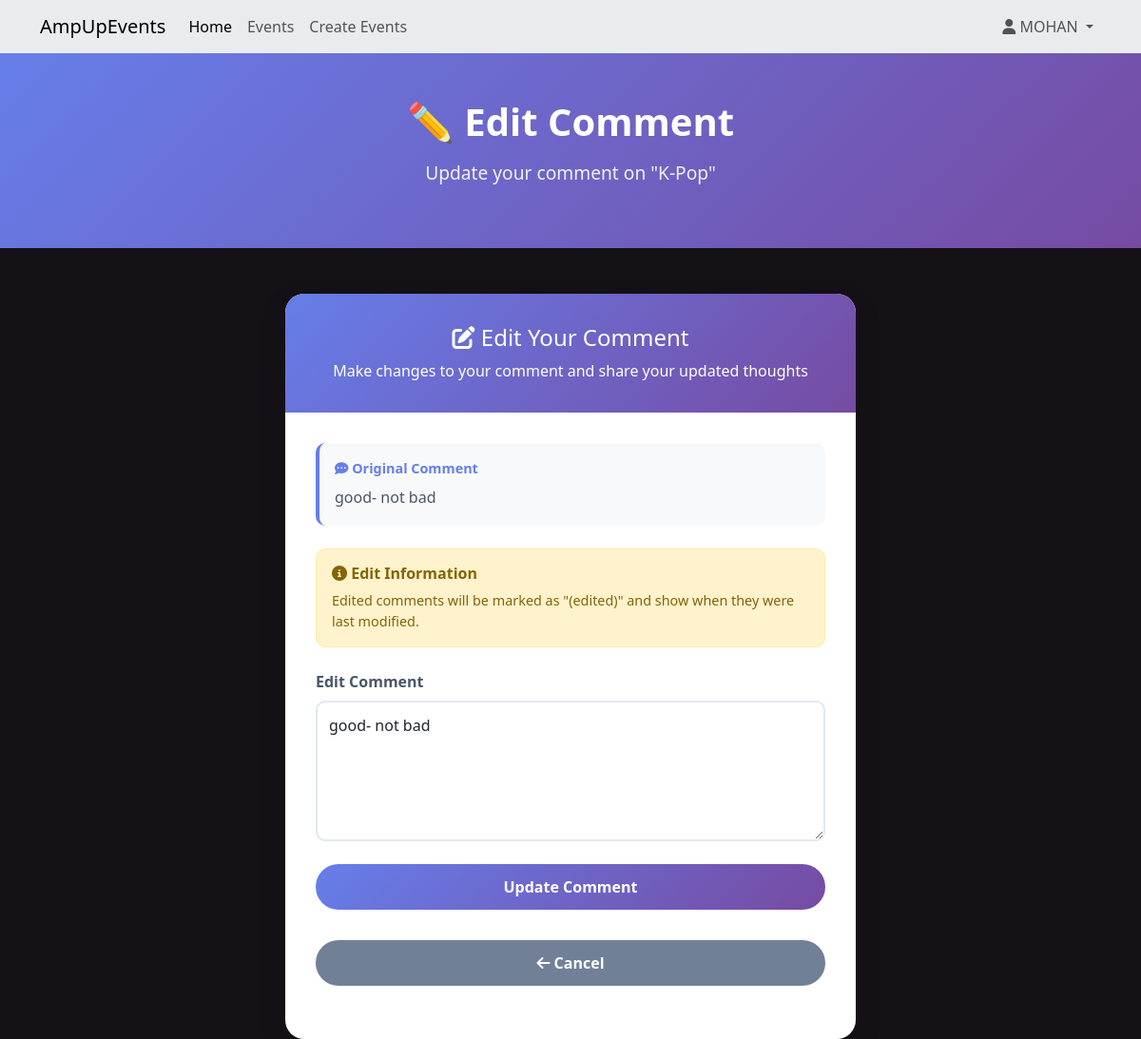
Before: /events/1/comment/1/edit (signed in) with the older database file.
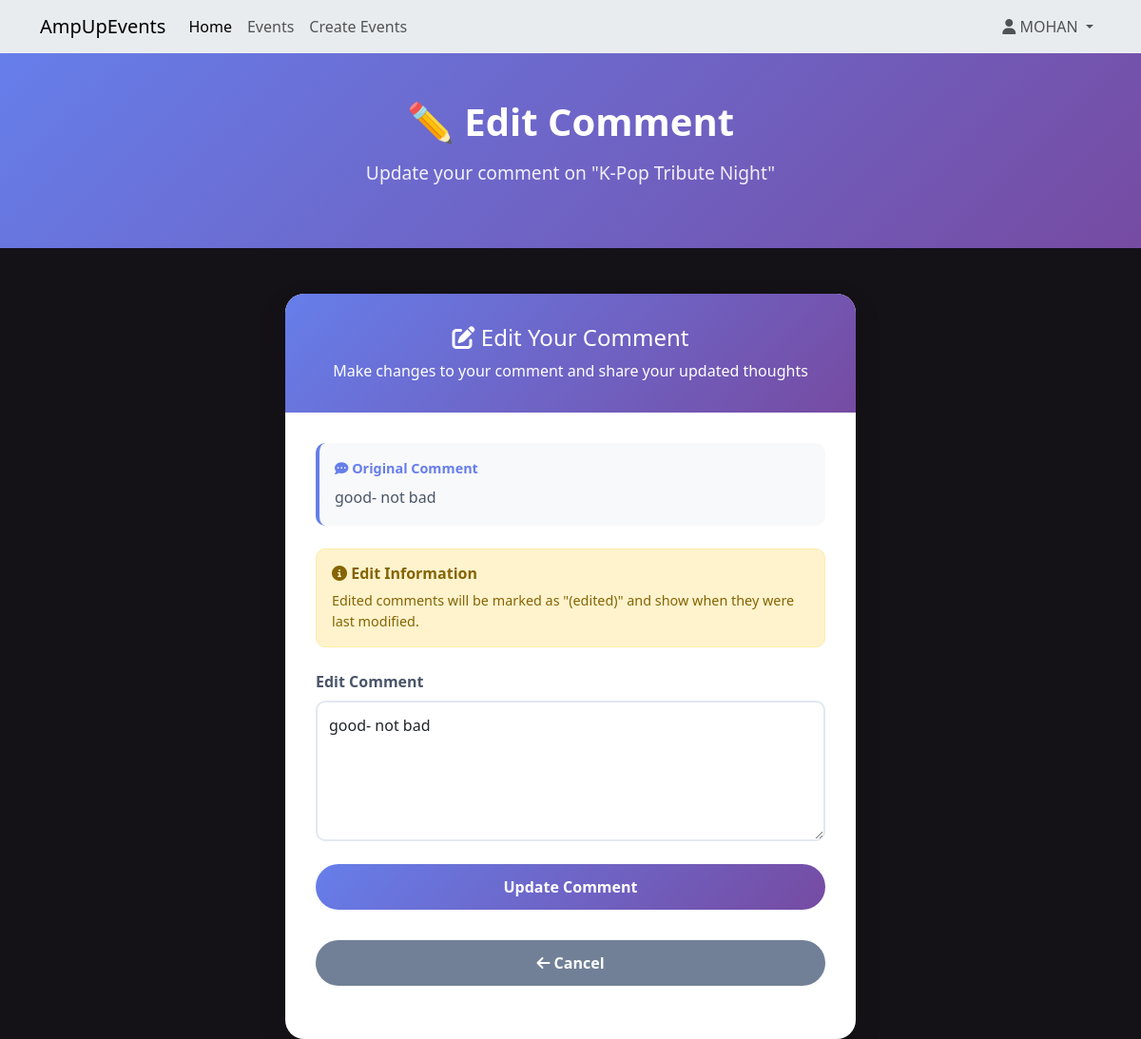
After: the same page with the newer database file.
### website/models.py (models this page shows, shortened)
class Event(db.Model):
    __tablename__ = 'events'
    id = db.Column(db.Integer, primary_key=True)  # Unique identifier for the event
    name = db.Column(db.String(120), index=True, nullable=False)  # Event name
    description = db.Column(db.Text, nullable=True)  # Optional detailed description of the event
    image_filename = db.Column(db.String(255), nullable=True)  # Filename of the event's image
    start_datetime = db.Column(db.DateTime, nullable=False)  # Combined start date and time for the event
    location = db.Column(db.String(100), nullable=False)  # General location of the event
    venue = db.Column(db.String(100), nullable=True)  # Specific venue name, optional
    genre_id = db.Column(db.Integer, db.ForeignKey('genres.id'), nullable=False)  # Reference to Genre table
    artist_info = db.Column(db.Text, nullable=True) # Information about the artist(s)
    status = db.Column(db.String(20), default='Open', nullable=False)  # Current status of the event (e.g., Open, Cancelled)
    age_limit = db.Column(db.Integer, nullable=True)
    length = db.Column(db.String(50), nullable=True)
    policies = db.Column(db.Text, nullable=True)
    facebook = db.Column(db.String(255), nullable=True)
    instagram = db.Column(db.String(255), nullable=True)
    twitter = db.Column(db.String(255), nullable=True)
    created_at = db.Column(db.DateTime, default=datetime.now)
    updated_at = db.Column(db.DateTime, default=datetime.now, onupdate=datetime.now)
    created_by = db.Column(db.Integer, db.ForeignKey('users.id'), nullable=False)
    ticket_types = db.relationship('ticket_type', backref='event', lazy='dynamic', cascade="all, delete-orphan") # cascade="all, delete-orphan": https://docs.sqlalchemy.org/en/20/orm/cascades.html
    comments = db.relationship('Comment', backref='event', lazy='dynamic', cascade="all, delete-orphan")
    bookings = db.relationship('Booking', backref='event', lazy='dynamic', cascade="all, delete-orphan")

### website/events.py (the view, shortened to what this page needs)
@eventbp.route('/<int:event_id>/comment/<int:comment_id>/edit', methods=['GET', 'POST'])
@login_required
def edit_comment(event_id, comment_id):
    comment = db.session.query(Comment).filter_by(id=comment_id).first_or_404()
    event = db.session.query(Event).filter_by(id=event_id).first_or_404()
    if comment.user_id != current_user.id:
        flash('You can only edit your own comments.', 'danger')
        return redirect(url_for('event.details', id=event_id))
    form = EditCommentForm()
    if request.method == 'GET':
        form.text.data = comment.text
    return render_template('events/edit_comment.html', form=form, comment=comment, event=event)

### website/forms.py (shortened to what this page needs)
class EditCommentForm(FlaskForm):
    text = TextAreaField('Edit Comment', validators=[
        InputRequired('Please enter a comment'),
        Length(min=1, max=400, message='Comment must be between 1 and 400 characters')
    ])
    submit = SubmitField('Update Comment')

### website/templates/events/edit_comment.html (shortened to what this page needs)
{% extends 'base.html' %}
{% block head %}
    <link rel="stylesheet" href="{{ url_for('static', filename='style/edit_comment.css') }}">
{% endblock %}
{% block content %}
<div class="edit-comment-hero">
    <div class="container">
        <div class="text-center">
            <h1 class="hero-title">✏️ Edit Comment</h1>
            <p class="hero-subtitle">Update your comment on "{{ event.name }}"</p>
        </div>
    </div>
</div>
<div class="container">
    <div class="edit-comment-card">
        <div class="card-header">
            <h4><i class="fas fa-edit"></i> Edit Your Comment</h4>
            <p class="mb-0">Make changes to your comment and share your updated thoughts</p>
        </div>
        <div class="card-body">
            <div class="original-comment">
                <div class="original-comment-label">
                    <i class="fas fa-comment-dots"></i> Original Comment
                </div>
                <p class="original-comment-text">{{ comment.text }}</p>
            </div>
            <div class="edit-info">
                <h6><i class="fas fa-info-circle"></i> Edit Information</h6>
                <p>Edited comments will be marked as "(edited)" and show when they were last modified.</p>
            </div>
            <form method="POST">
                <div class="form-group">
                    {{ form.text.label(class="form-label") }}
                    {{ form.text(class="form-control", rows="5") }}
                </div>
                <div class="form-group">
                    {{ form.submit(class="btn btn-update-comment") }}
                </div>
                <div class="form-group">
                    <a href="{{ url_for('event.details', id=event.id) }}" class="btn btn-cancel">
                        <i class="fas fa-arrow-left"></i> Cancel
                    </a>
                </div>
            </form>
        </div>
    </div>
</div>
{% endblock %}

Changed rows visible on the page:
changed Event: name "K-Pop" → "K-Pop Tribute Night"
